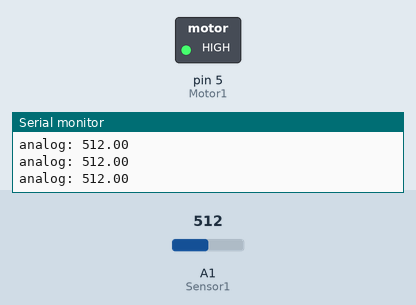
Simulated run of this sketch. Board: Arduino Uno, built with avr-gcc and run on an emulated ATmega328P. Parts: switched loads named in the sketch (green lamp = pin HIGH), the last lines printed to the serial monitor. Inputs (shaded band) come from the test bench; at power-on: A1 (Sensor1) = 512. Pins used as bus, display or sensor lines are not drawn.

Above: at 3.8 s.
3.9 s: A1 (Sensor1) set to 418
5.4 s: A1 (Sensor1) set to 387
At 6.8 s:
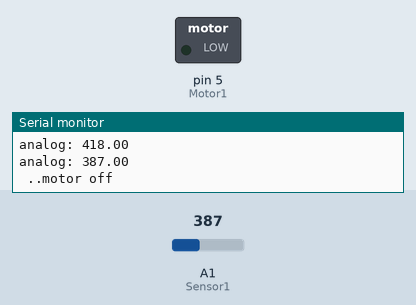
Timing chart, 0 to 8.4 s (numbered marks = the images above; inputs shaded):
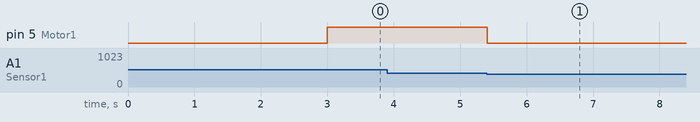

Measured:
- the behaviour switches between 401 and 400 on A1 (Sensor1) (found by bisection; images 0 and 1)
- after the input at 5.4 s, pin 5 (Motor1): HIGH → LOW after 0.01 s instead of 5.6 s

The sketch:

elka_2017.ino
```cpp
#define Sensor1  A1

#define CtrlSensor1  9

#define Motor1      5

// максимальное время включения насоса в секундах
#define Motor1Time   8

//#define secInDay 1000*60*60

#define ___debug

void setup()
{

  pinMode(Sensor1, INPUT);
  pinMode(CtrlSensor1, OUTPUT);
  pinMode(Motor1, OUTPUT);
  analogWrite(Motor1, 0);

  #ifdef ___debug
  Serial.begin(9600);
  #endif
}

void loop()
{
  #ifdef ___debug
  Serial.print("1. ");
  #endif
  OneStep(Sensor1, CtrlSensor1, Motor1, Motor1Time, 400);

  // милисекунд
  delay(3600000);
  //delay(5000);


}

void OneStep(int Sensor, int CtrlSensor, int Motor, unsigned long MotorTime, int Value)
{
  float analog;
//  float cur_humidy;
  unsigned long stopTime;
  unsigned long curTime;

  // включаем питание на сенсоре
  analogWrite(CtrlSensor, 250);
  // выжидаем время, что-бы сенсор вышел на рабочий режим
  delay(3000);
  // считываем данные
  analog = analogRead(Sensor);

  #ifdef ___debug
  Serial.print("analog: ");
  Serial.println(analog);
  #endif
  // если значение больше Value - воды в поддоне нет
  if(analog > Value){
    // включаем насос, но не более чем на MotorTime сек
    #ifdef ___debug
    Serial.println(" ..motor on ");
    #endif

    stopTime = millis()+1000*MotorTime;
    curTime = millis();

    analogWrite(Motor, 255);
    while((analog > Value)&&(stopTime>curTime)){
      delay(10);
      curTime = millis();
      analog = analogRead(Sensor);

      #ifdef ___debug
      Serial.print("analog: ");
      Serial.println(analog);
      #endif
    }
    // отключаем мотор
    analogWrite(Motor, 0);
    #ifdef ___debug
    Serial.println(" ..motor off ");
    #endif
  }else{
    //
    delay(1000*MotorTime+2);
  }

  // Отключаем сенсор
  analogWrite(CtrlSensor, 0);

}
```
